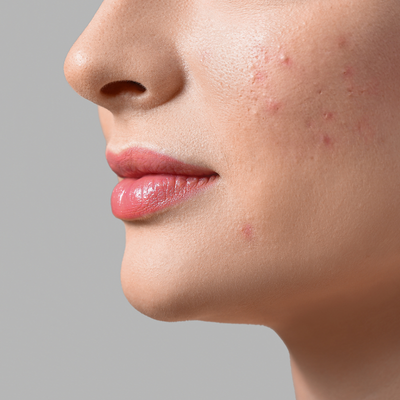
#> input picture odev/akne1.png, 400 x 400 px
$ python foto_uzerinden_puruz_Analizi.py
#> lines starting #> are read from the running program, lines starting #| are printed output that depends on the picture; after the words box and inside, x2 and y2 are one past the last pixel; in counts of white or black regions, pixels touching at a corner belong together
# OpenCV ile ciltteki pürüzleri algılama
import cv2
import numpy as np

# Görüntüyü yükle
image_path = "../odev/akne1.png"
image = cv2.imread(image_path)
#> image is the input picture: shape (400, 400, 3); mean B, G, R 140.1, 152.5, 184.3
image=cv2.resize(image,(400,400))

if image is None:
    print("Görüntü yüklenemedi!")
    exit()

# Grayscale'e dönüştür
gray = cv2.cvtColor(image, cv2.COLOR_BGR2GRAY)
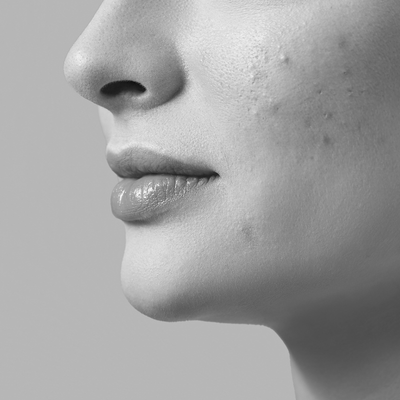
#> gray: shape (400, 400); min 13, max 252, mean 160.6

# Canny kenar tespiti ile pürüzleri bul
edges = cv2.Canny(gray, 50, 150)
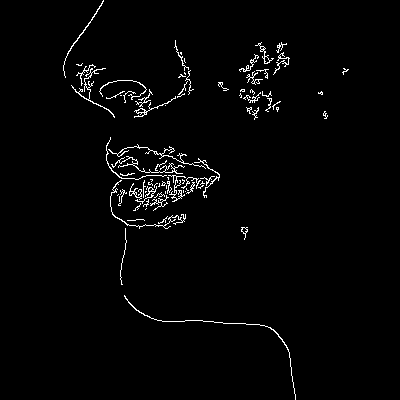
#> edges: shape (400, 400); 2% white in thin lines or dots, all inside (x1, y1, x2, y2) = (63, 0, 349, 400)

# Gaussian Blur ile pürüzleri yumuşat
blurred = cv2.GaussianBlur(edges, (5, 5), 0)
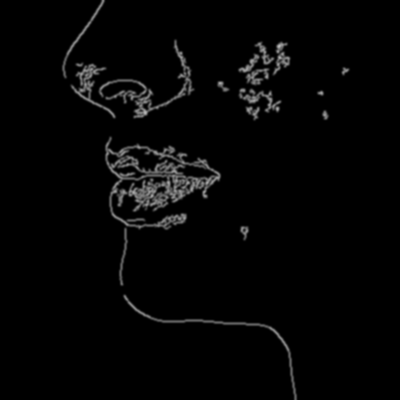
#> blurred: shape (400, 400); min 0, max 183, mean 5.2

# Görsellerin karşılaştırması
cv2.imshow("Orijinal Görüntü", image)
cv2.imshow("Pürüz Algılama", blurred)

cv2.waitKey(0)
cv2.destroyAllWindows()

$ run again, with odev/akne3.jpg saved as odev/akne1.png
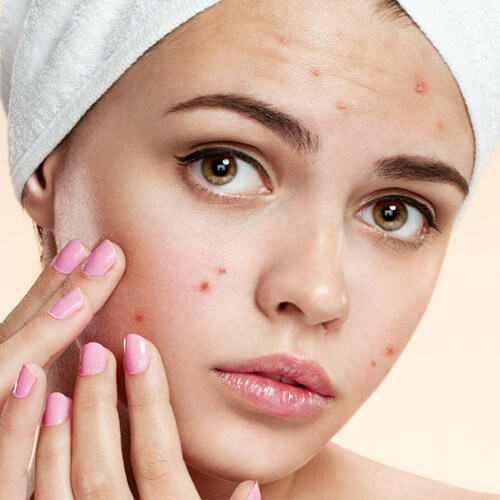
#> input picture odev/akne3.jpg, 500 x 500 px
#> image is the input picture: shape (500, 500, 3); mean B, G, R 161.8, 178, 212
#> image: shape (400, 400, 3)
#> `edges = cv2.Canny(gray, 50, 150)`:
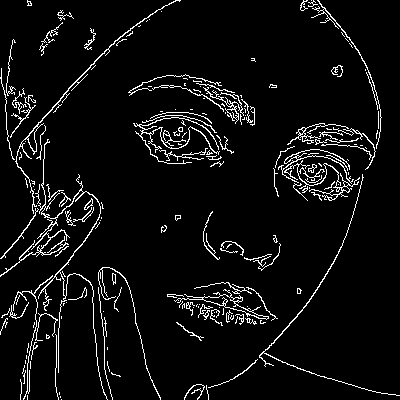
#> edges: shape (400, 400); 5.8% white in thin lines or dots
#> `blurred = cv2.GaussianBlur(edges, (5, 5), 0)`:
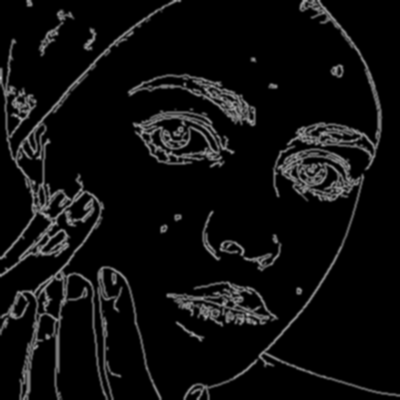
#> blurred: shape (400, 400); min 0, max 187, mean 14.7
